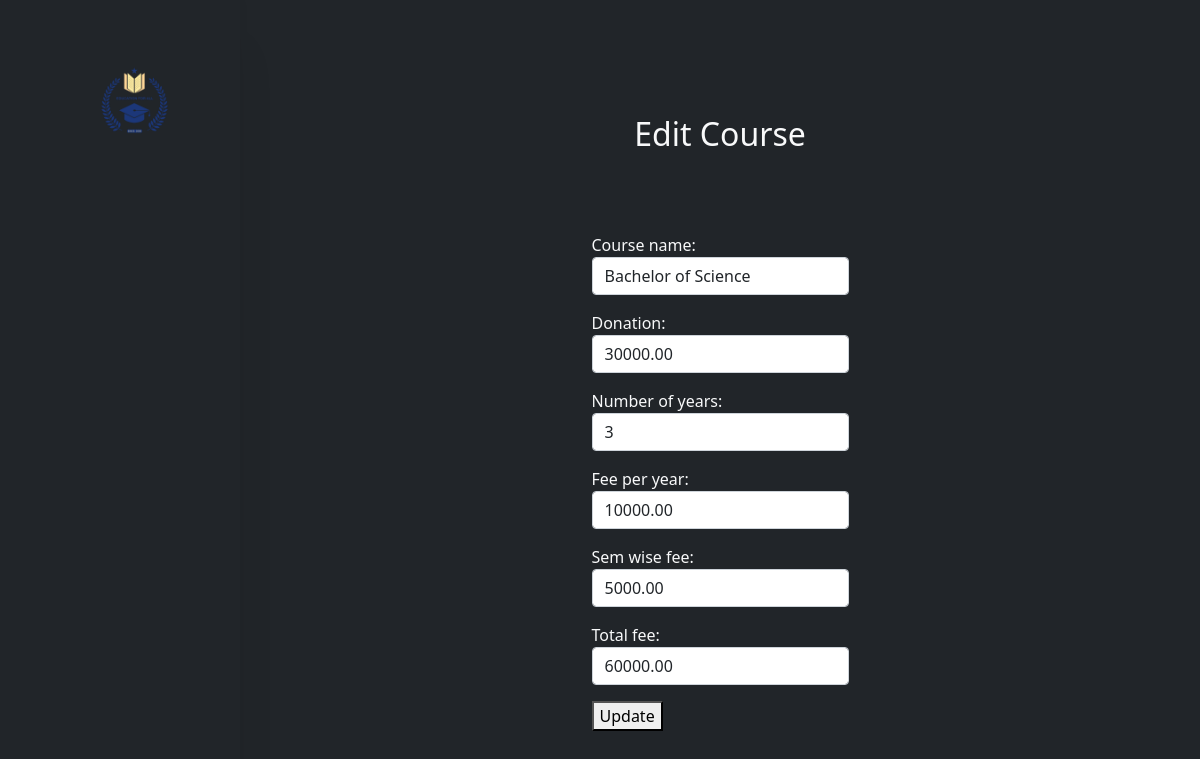
Page /edit/1/ on the committed database.
### appcollage/models.py (models this page shows, shortened)
class Course(models.Model):
    course_name = models.CharField(max_length=100,null=True,blank=True)
    donation = models.DecimalField(max_digits=10, decimal_places=2,null=True,blank=True)
    number_of_years = models.IntegerField(null=True,blank=True)
    fee_per_year = models.DecimalField(max_digits=10, decimal_places=2,null=True,blank=True)
    sem_wise_fee = models.DecimalField(max_digits=10, decimal_places=2,null=True,blank=True)
    total_fee = models.DecimalField(max_digits=10, decimal_places=2,null=True,blank=True)

### appcollage/views.py (the view)
# urls.py: path('edit/<int:pk>/', views.edit_course, name='edit_course'),
def edit_course(request, pk):
 task = Course.objects.get(pk=pk)
 if request.method == 'POST':
     form = Course_fm(request.POST, instance=task)
     if form.is_valid():
         form.save()
         return redirect('cresult')
 else:
     form = Course_fm(instance=task)
 return render(request, 'Cedit.html', {'form': form, 'task': task})

### appcollage/forms.py
class Course_fm(forms.ModelForm):
    class Meta:
        model = Course
        fields = '__all__'
        widgets={
            'course_name': forms.TextInput(attrs={'class': 'form-control ' ,}),
            'donation': forms.NumberInput(attrs={'class': 'form-control'}),
            'number_of_years': forms.NumberInput(attrs={'class': 'form-control'}),
            'fee_per_year': forms.NumberInput(attrs={'class': 'form-control'}),
            'sem_wise_fee': forms.NumberInput(attrs={'class': 'form-control'}),
            'total_fee': forms.NumberInput(attrs={'class': 'form-control',}),
         }

### appcollage/templates/Cedit.html (shortened to what this page needs)
{% extends 'dash.html' %}
{% block content %}
<h2 class=" text-light text-center">Edit Course</h2>
<br><br><br>
<div style="width: 100%;display: flex;justify-content: center;height: 100%;align-items: center;">
<form class="text-light" method="post">
  {{ form.as_p }}
  <button type="submit">Update</button>
</form>
  </div>
{% endblock %}

### rows in the picture
Course: course_name "Bachelor of Science", donation "30000.00", number_of_years "3", fee_per_year "10000.00", sem_wise_fee "5000.00", total_fee "60000.00"
